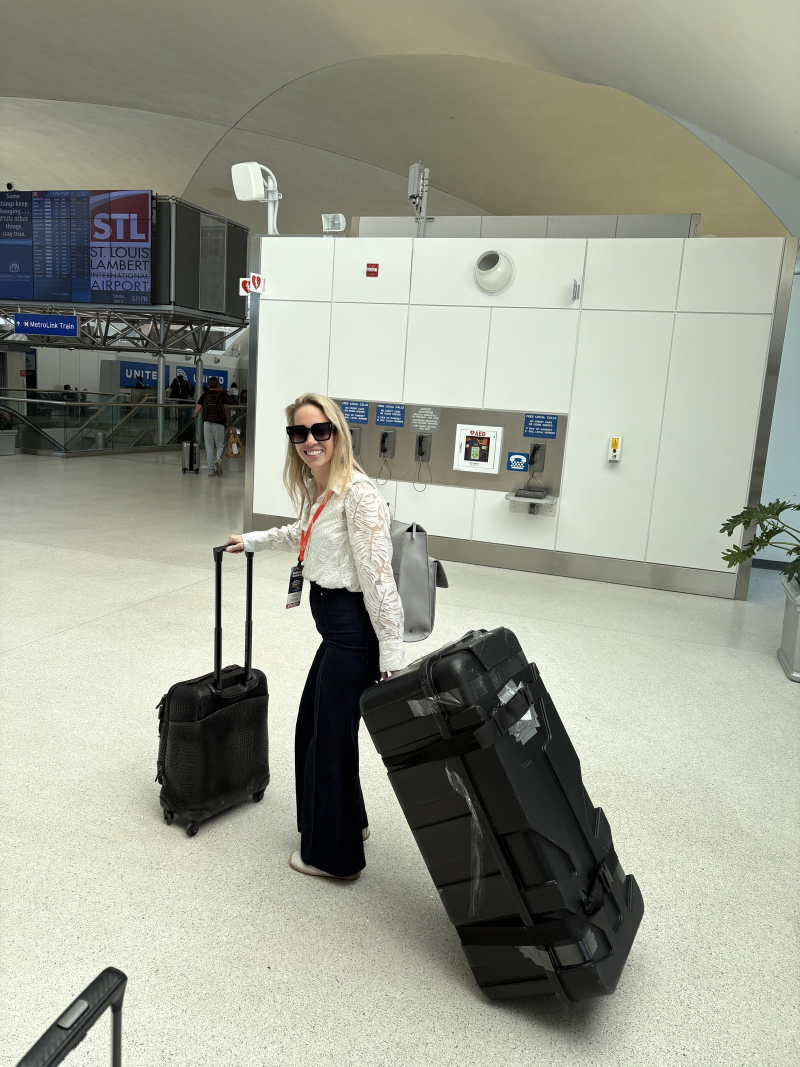
#> input picture IMG_2204.jpg, 2400 x 3200 px, found by its file name (shown at 1/3 size)
$ python build_templates.py
#> lines starting #> are read from the running program, lines starting #| are printed output that depends on the picture
from PIL import Image, ImageOps, ImageDraw, ImageFont, ImageEnhance, ImageFilter
import os

# ---- paths -------------------------------------------------------------
I   = "/home/claude/fonts/Inter-%s.ttf".replace("fonts/", "fonts/ttf/")
A   = "/home/claude/assets/"          # repo checkout, was /mnt/user-data/uploads/
OUT = "/home/claude/out/week/"
os.makedirs(OUT, exist_ok=True)

# ---- palette (visual-system.md, nothing outside these families) --------
OX600=(8,19,38); OXD=(9,41,92); DENIM=(38,97,190); DEN700=(30,77,153)
AQUA=(35,231,152); MINT=(191,248,225); WHITE=(255,255,255)
TURQ100=(229,252,251); TURQ500=(51,235,223); TURQ900=(8,84,79)
AERO100=(233,248,252); AERO500=(77,202,233); AERO900=(11,76,93); AQUA800=(20,179,115)

W,H = 1080,1350
S   = 2                                # supersample

def f(w,sz): return ImageFont.truetype(I % w, sz*S)

def logo(im, v="white", pad=32):
    lg = Image.open(f"/home/claude/fonts/logo_{v}.png")
    tw = int(im.width*0.15); th = int(lg.height*tw/lg.width)
    lg = lg.resize((tw,th), Image.LANCZOS)
    im.paste(lg, (im.width-tw-pad*S, im.height-th-pad*S), lg)

def save(im,n):
    im.resize((im.width//S, im.height//S), Image.LANCZOS).save(OUT+n, "JPEG", quality=94)

def tick(d,x,y,c=AQUA,w=56,t=8):
    d.line([(x*S,y*S),((x+w)*S,y*S)], fill=c, width=t*S)

def photo_bleed(p, yb=0.26, tint=0.30, br=1.16, scrim=0.44, amax=232):
#> called with p = '/home/claude/assets/IMG_2204.jpg', yb = 0.18, tint = 0.3, br = 1.18, scrim = 0.5, amax = 224
    im = ImageOps.exif_transpose(Image.open(p)).convert("RGB")
#> im is the input picture: PIL image 2400x3200 RGB; mean R, G, B 154.5, 157.3, 143.1
    r  = max(W*S/im.width, H*S/im.height)
#> r = 0.9
    im = im.resize((int(im.width*r+1), int(im.height*r+1)), Image.LANCZOS)
#> im: PIL image 2161x2881 RGB
    xo = (im.width-W*S)//2; yo = int((im.height-H*S)*yb)
#> after `xo = (im.width - W * S) // 2`: xo = 0
#> after `yo = int((im.height - H * S) * yb)`: yo = 32
    im = im.crop((xo,yo,xo+W*S,yo+H*S))
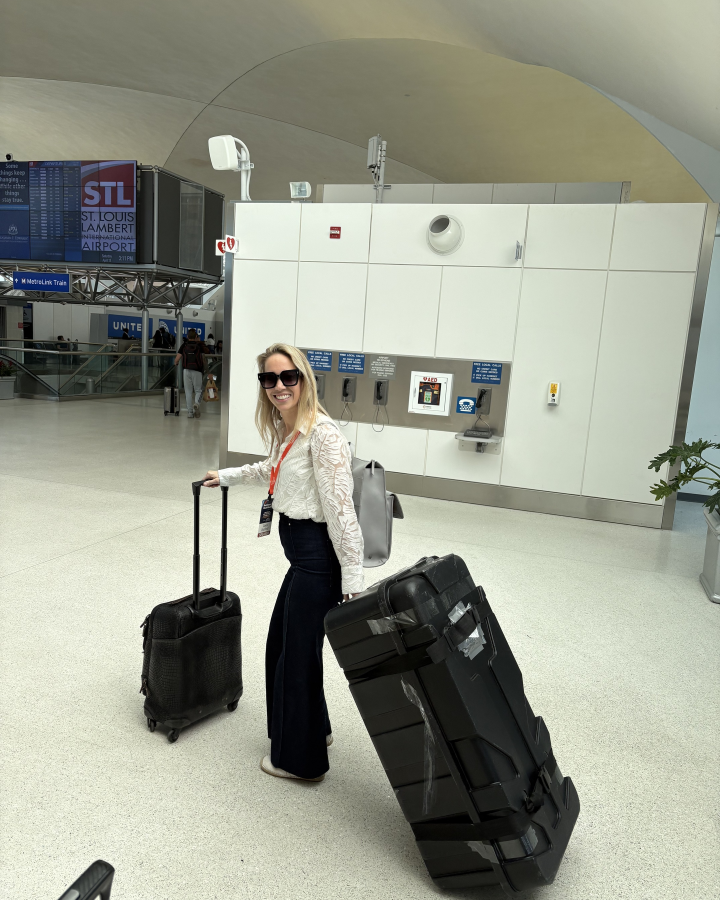
#> im: PIL image 2160x2700 RGB (shown at 1/3 size); mean R, G, B 152.1, 154.8, 140.9
    im = ImageEnhance.Color(im).enhance(1.42)
    im = ImageEnhance.Brightness(im).enhance(br)
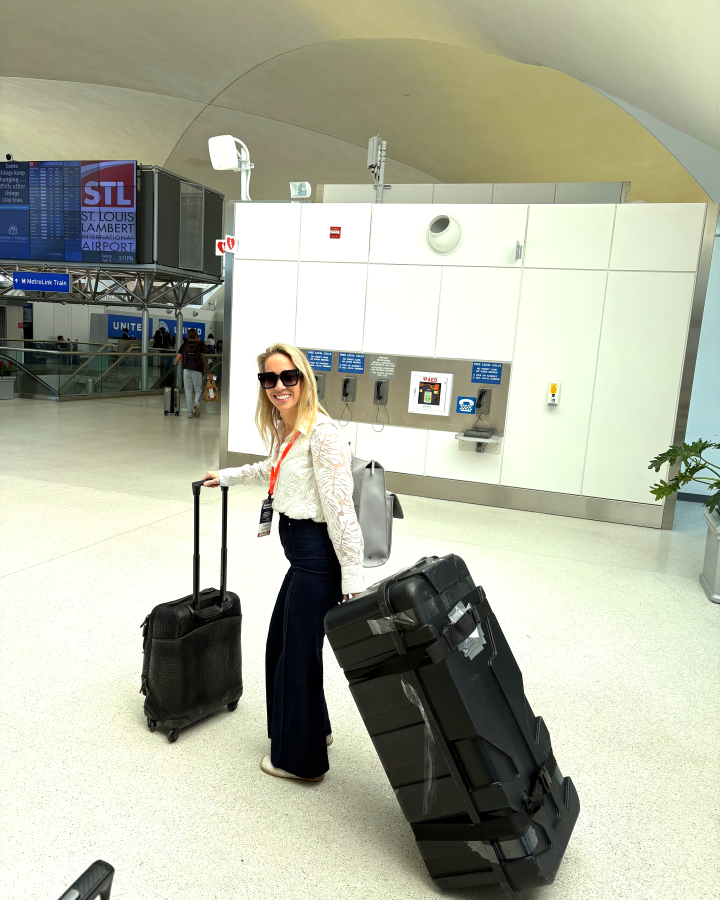
#> im: PIL image 2160x2700 RGB (shown at 1/3 size); mean R, G, B 174.1, 176.7, 158.8
    im = Image.blend(im, Image.new("RGB",(W*S,H*S),DENIM), tint).convert("RGBA")
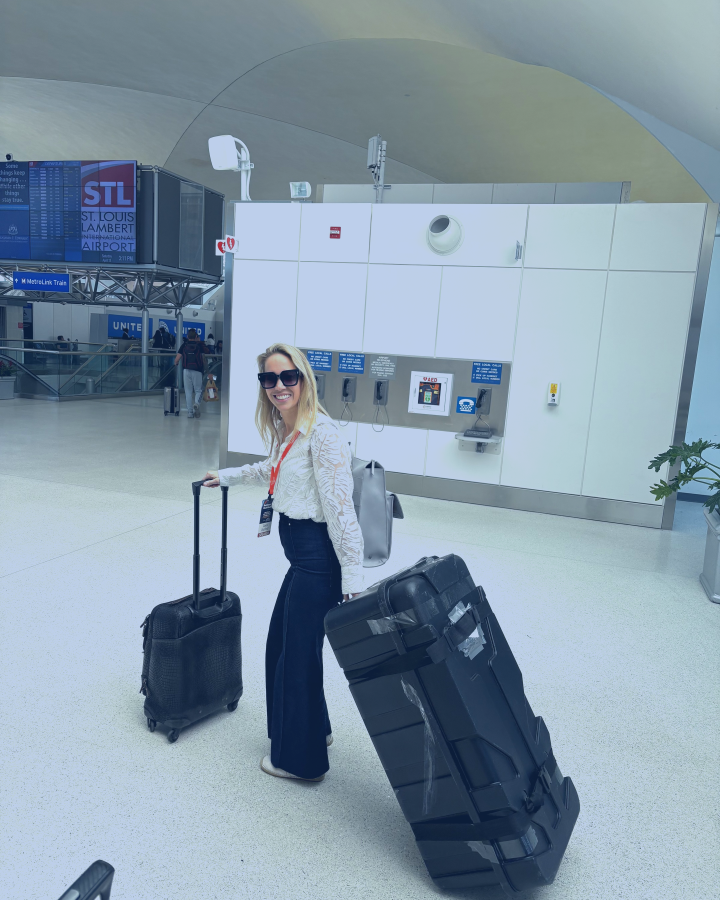
#> im: PIL image 2160x2700 RGBA (shown at 1/3 size); mean R, G, B, A 132.7, 152.3, 167.7, 255
    ov = Image.new("RGBA",(W*S,H*S),(0,0,0,0)); od = ImageDraw.Draw(ov)
#> after `ov = Image.new('RGBA', (W * S, H * S), (0, 0, 0, 0))`: ov: PIL image 2160x2700 RGBA; every value is 0
    top = int(H*S*(1-scrim))
    for y in range(top, H*S):
        od.line([(0,y),(W*S,y)], fill=(8,19,38, int(((y-top)/(H*S-top))**1.4*amax)))
    return Image.alpha_composite(im, ov).convert("RGB")
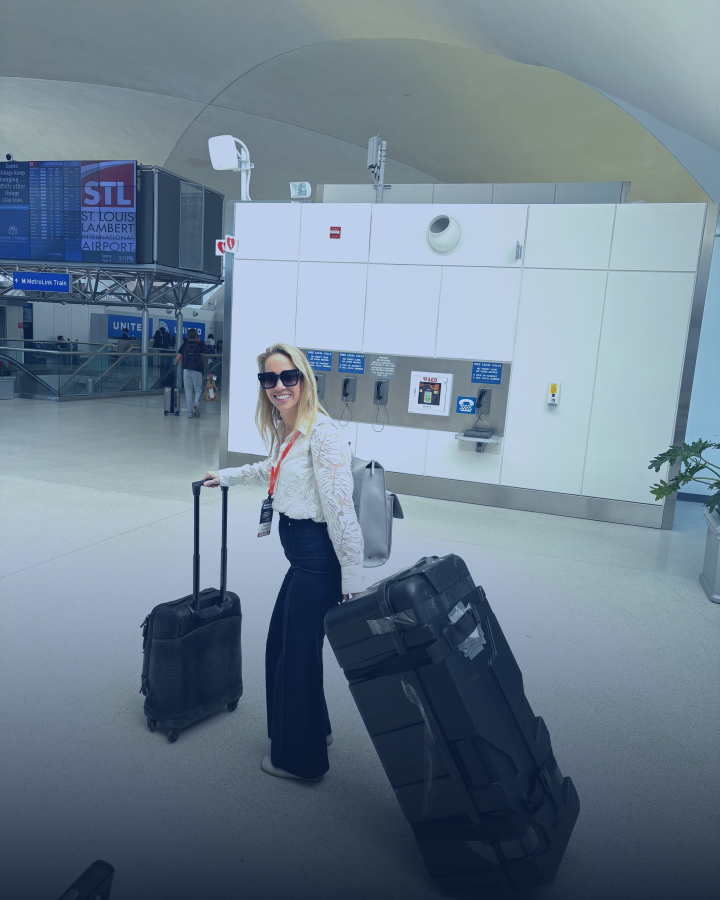
#> returned value: PIL image 2160x2700 RGB (shown at 1/3 size); mean R, G, B 109.8, 127.9, 143.7

def slab(im,y0,y1):
    s = Image.new("RGB",(W*S,H*S),OX600); sd = ImageDraw.Draw(s)
    sd.rectangle([0,y0*S,W*S,y1*S], fill=(14,32,62))
    s = s.filter(ImageFilter.GaussianBlur(18))
    im.paste(s.crop((0,(y0-18)*S,W*S,(y1+18)*S)), (0,(y0-18)*S)); return im

def circ(p,sz,br=1.0):
    im = ImageOps.exif_transpose(Image.open(p)).convert("RGB")
    r  = max(sz/im.width, sz/im.height)
    im = im.resize((int(im.width*r+1), int(im.height*r+1)), Image.LANCZOS)
    im = im.crop(((im.width-sz)//2, 0, (im.width-sz)//2+sz, sz))
    im = ImageEnhance.Color(im).enhance(1.3)
    im = ImageEnhance.Brightness(im).enhance(br)
    m  = Image.new("L",(sz,sz),0); ImageDraw.Draw(m).ellipse((0,0,sz,sz), fill=255)
    return im, m

def lucas(sz):
    # letterboxed source. panel detected at (289,66)-(949,726), not the
    # documented (289,65)-(949,632) which clipped 94px off the bottom.
    p = Image.open(A+"d8164a0c-e171-47a6-9da4-69a9ec52ac57__2_.jpg").convert("RGB")
    p = p.crop((289,66,949,726))
    p = p.crop((80,80,580,580)).resize((sz,sz), Image.LANCZOS)
    p = ImageEnhance.Color(p).enhance(1.32)
    p = ImageEnhance.Brightness(p).enhance(1.08)
    m = Image.new("L",(sz,sz),0); ImageDraw.Draw(m).ellipse((0,0,sz,sz), fill=255)
    return p, m


def play(d, cx, cy, r=56, fill=WHITE, tri=TURQ900):
    d.ellipse([(cx-r)*S,(cy-r)*S,(cx+r)*S,(cy+r)*S], fill=fill)
    d.polygon([((cx-18)*S,(cy-28)*S),((cx-18)*S,(cy+28)*S),((cx+28)*S,cy*S)], fill=tri)

# ---- 1 MON  contrarian reel cover --------------------------------------
im = photo_bleed(A+"IMG_2204.jpg",0.18,0.30,1.18,0.50,224); d = ImageDraw.Draw(im); x = 56
play(d, W//2, 400, 64, WHITE, OX600)
tick(d,x,672); d.text((x*S,700*S),"Renewal season",font=f("SemiBold",28),fill=MINT)
d.text((x*S,768*S),"Rent increases",font=f("Bold",96),fill=WHITE)
d.text((x*S,872*S),"are the lazy",font=f("Bold",96),fill=WHITE)
d.text((x*S,976*S),"lever.",font=f("Bold",96),fill=AQUA)
d.text((x*S,1168*S),"Send this to whoever sets your renewals",font=f("Regular",27),fill=MINT)
logo(im); save(im,"1_MON_reel.jpg")
#> (the run stopped early here; a loop or call above may not have finished)
